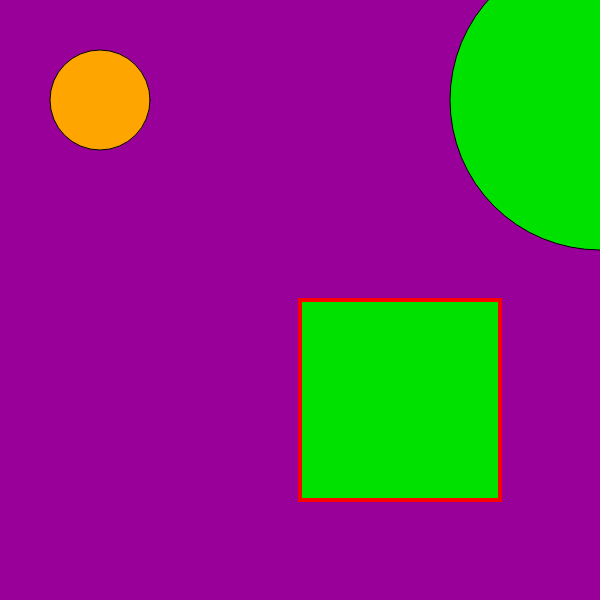
Frame 1 (no input)
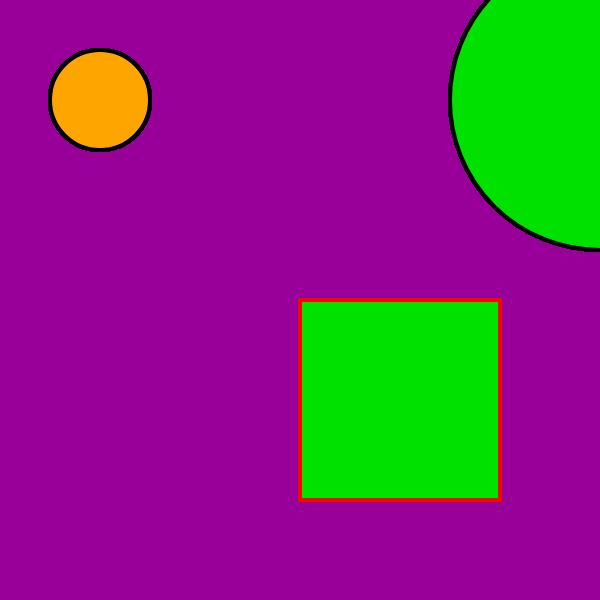
Frame 60 (no input)
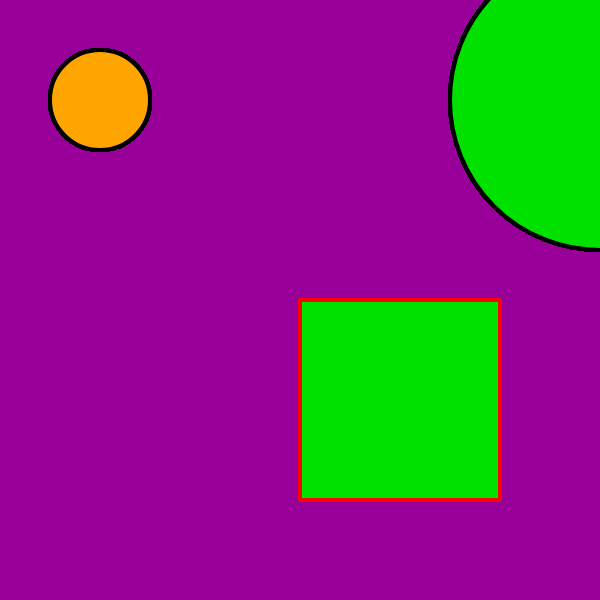
Frame 120 (the mouse pressed at the canvas centre since frame 60)

The p5.js sketch that drew these frames (run headless with seeded random() and noise() and a simulated clock; from frame 60 on, the mouse is pressed at the canvas centre):

// p5.js sketch
// ── sketch.js
function setup() {
    createCanvas(600, 600);
    background(153, 0, 153)
}

function draw() {
    stroke(0);
    fill("orange");
    ellipse(100, 100, 100, 100);
    fill(0, 225, 0);
    ellipse(600, 100, 300, 300);
    stroke(255, 0, 0);
    strokeWeight(4);
    rect(300, 300, 200, 200);
}
